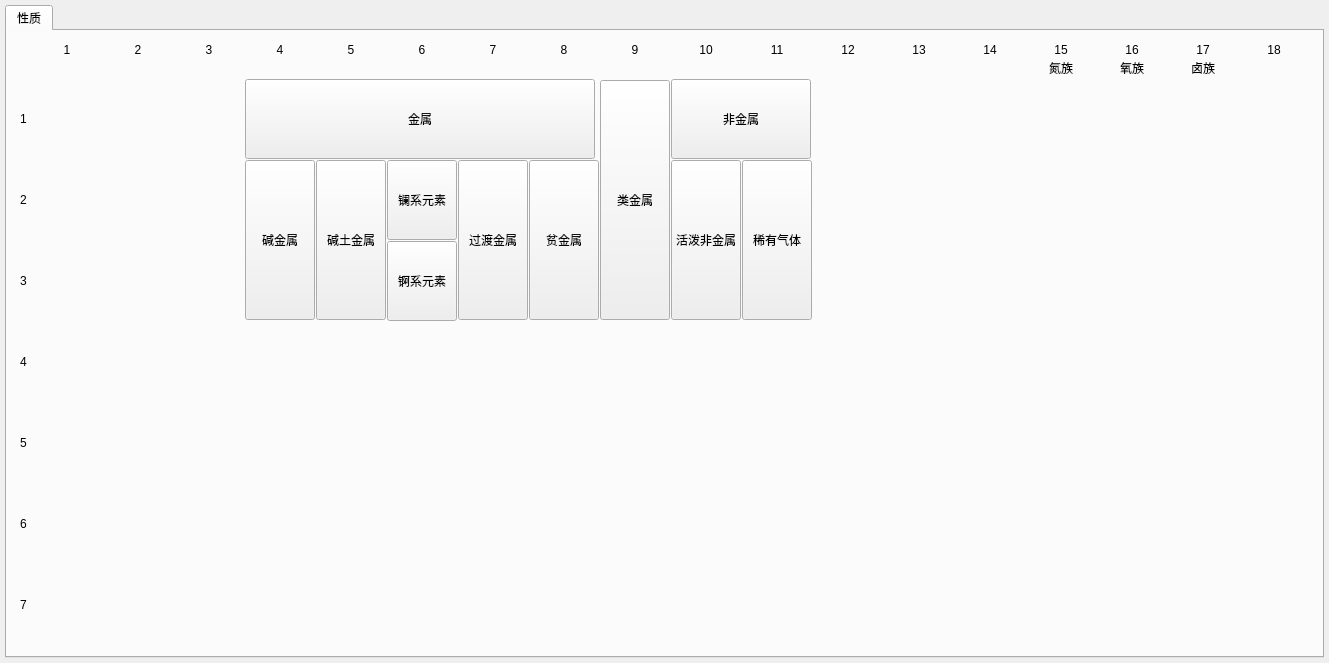
<?xml version="1.0" encoding="UTF-8"?>
<ui version="4.0">
 <class>MainWindow</class>
 <widget class="QMainWindow" name="MainWindow">
  <property name="geometry">
   <rect>
    <x>0</x>
    <y>0</y>
    <width>1329</width>
    <height>663</height>
   </rect>
  </property>
  <property name="windowTitle">
   <string>元素周期表</string>
  </property>
  <property name="styleSheet">
   <string notr="true">*{
	font: 12pt &quot;微软雅黑&quot;;
}</string>
  </property>
  <widget class="QWidget" name="centralwidget">
   <layout class="QVBoxLayout" name="verticalLayout">
    <property name="sizeConstraint">
     <enum>QLayout::SetDefaultConstraint</enum>
    </property>
    <property name="leftMargin">
     <number>5</number>
    </property>
    <property name="topMargin">
     <number>5</number>
    </property>
    <property name="rightMargin">
     <number>5</number>
    </property>
    <property name="bottomMargin">
     <number>5</number>
    </property>
    <item>
     <widget class="QTabWidget" name="tabWidget">
      <property name="currentIndex">
       <number>0</number>
      </property>
      <widget class="QWidget" name="nature_tab">
       <attribute name="title">
        <string notr="true">性质</string>
       </attribute>
       <layout class="QVBoxLayout" name="verticalLayout_2">
        <property name="sizeConstraint">
         <enum>QLayout::SetDefaultConstraint</enum>
        </property>
        <item>
         <layout class="QGridLayout" name="gridLayout" rowstretch="1,0,0,0,0,0,0,0,0" columnstretch="1,0,0,0,0,0,0,0,0,0,0,0,0,0,0,0,0,0,0">
          <property name="sizeConstraint">
           <enum>QLayout::SetFixedSize</enum>
          </property>
          <property name="spacing">
           <number>1</number>
          </property>
          <item row="0" column="8">
           <widget class="QLabel" name="group_7">
            <property name="minimumSize">
             <size>
              <width>70</width>
              <height>15</height>
             </size>
            </property>
            <property name="maximumSize">
             <size>
              <width>70</width>
              <height>15</height>
             </size>
            </property>
            <property name="text">
             <string>8</string>
            </property>
            <property name="alignment">
             <set>Qt::AlignCenter</set>
            </property>
           </widget>
          </item>
          <item row="0" column="11">
           <widget class="QLabel" name="group_11">
            <property name="minimumSize">
             <size>
              <width>70</width>
              <height>15</height>
             </size>
            </property>
            <property name="maximumSize">
             <size>
              <width>70</width>
              <height>15</height>
             </size>
            </property>
            <property name="text">
             <string>11</string>
            </property>
            <property name="alignment">
             <set>Qt::AlignCenter</set>
            </property>
           </widget>
          </item>
          <item row="0" column="13">
           <widget class="QLabel" name="group_13">
            <property name="minimumSize">
             <size>
              <width>70</width>
              <height>15</height>
             </size>
            </property>
            <property name="maximumSize">
             <size>
              <width>70</width>
              <height>15</height>
             </size>
            </property>
            <property name="text">
             <string>13</string>
            </property>
            <property name="alignment">
             <set>Qt::AlignCenter</set>
            </property>
           </widget>
          </item>
          <item row="0" column="4">
           <widget class="QLabel" name="group_4">
            <property name="minimumSize">
             <size>
              <width>70</width>
              <height>15</height>
             </size>
            </property>
            <property name="maximumSize">
             <size>
              <width>70</width>
              <height>15</height>
             </size>
            </property>
            <property name="text">
             <string>4</string>
            </property>
            <property name="alignment">
             <set>Qt::AlignCenter</set>
            </property>
           </widget>
          </item>
          <item row="0" column="6">
           <widget class="QLabel" name="group_8">
            <property name="minimumSize">
             <size>
              <width>70</width>
              <height>15</height>
             </size>
            </property>
            <property name="maximumSize">
             <size>
              <width>70</width>
              <height>15</height>
             </size>
            </property>
            <property name="text">
             <string>6</string>
            </property>
            <property name="alignment">
             <set>Qt::AlignCenter</set>
            </property>
           </widget>
          </item>
          <item row="0" column="18">
           <widget class="QLabel" name="group_18">
            <property name="minimumSize">
             <size>
              <width>70</width>
              <height>15</height>
             </size>
            </property>
            <property name="maximumSize">
             <size>
              <width>70</width>
              <height>15</height>
             </size>
            </property>
            <property name="text">
             <string>18</string>
            </property>
            <property name="alignment">
             <set>Qt::AlignCenter</set>
            </property>
           </widget>
          </item>
          <item row="3" column="0">
           <widget class="QLabel" name="periodic_2">
            <property name="minimumSize">
             <size>
              <width>15</width>
              <height>80</height>
             </size>
            </property>
            <property name="maximumSize">
             <size>
              <width>15</width>
              <height>80</height>
             </size>
            </property>
            <property name="text">
             <string>2</string>
            </property>
            <property name="alignment">
             <set>Qt::AlignCenter</set>
            </property>
           </widget>
          </item>
          <item row="0" column="17">
           <widget class="QLabel" name="group_17">
            <property name="minimumSize">
             <size>
              <width>70</width>
              <height>15</height>
             </size>
            </property>
            <property name="maximumSize">
             <size>
              <width>70</width>
              <height>15</height>
             </size>
            </property>
            <property name="text">
             <string>17</string>
            </property>
            <property name="alignment">
             <set>Qt::AlignCenter</set>
            </property>
           </widget>
          </item>
          <item row="1" column="16">
           <widget class="QLabel" name="chalcogen_label">
            <property name="minimumSize">
             <size>
              <width>0</width>
              <height>15</height>
             </size>
            </property>
            <property name="maximumSize">
             <size>
              <width>16777215</width>
              <height>20</height>
             </size>
            </property>
            <property name="text">
             <string>氧族</string>
            </property>
            <property name="alignment">
             <set>Qt::AlignCenter</set>
            </property>
           </widget>
          </item>
          <item row="0" column="12">
           <widget class="QLabel" name="label_18">
            <property name="minimumSize">
             <size>
              <width>70</width>
              <height>15</height>
             </size>
            </property>
            <property name="maximumSize">
             <size>
              <width>70</width>
              <height>15</height>
             </size>
            </property>
            <property name="text">
             <string>12</string>
            </property>
            <property name="alignment">
             <set>Qt::AlignCenter</set>
            </property>
           </widget>
          </item>
          <item row="0" column="5">
           <widget class="QLabel" name="group_5">
            <property name="minimumSize">
             <size>
              <width>70</width>
              <height>15</height>
             </size>
            </property>
            <property name="maximumSize">
             <size>
              <width>70</width>
              <height>15</height>
             </size>
            </property>
            <property name="text">
             <string>5</string>
            </property>
            <property name="alignment">
             <set>Qt::AlignCenter</set>
            </property>
           </widget>
          </item>
          <item row="0" column="14">
           <widget class="QLabel" name="group_14">
            <property name="minimumSize">
             <size>
              <width>70</width>
              <height>15</height>
             </size>
            </property>
            <property name="maximumSize">
             <size>
              <width>70</width>
              <height>15</height>
             </size>
            </property>
            <property name="text">
             <string>14</string>
            </property>
            <property name="alignment">
             <set>Qt::AlignCenter</set>
            </property>
           </widget>
          </item>
          <item row="0" column="2">
           <widget class="QLabel" name="group_2">
            <property name="minimumSize">
             <size>
              <width>70</width>
              <height>15</height>
             </size>
            </property>
            <property name="maximumSize">
             <size>
              <width>70</width>
              <height>15</height>
             </size>
            </property>
            <property name="text">
             <string>2</string>
            </property>
            <property name="alignment">
             <set>Qt::AlignCenter</set>
            </property>
           </widget>
          </item>
          <item row="1" column="15">
           <widget class="QLabel" name="nitrogen_group_label">
            <property name="minimumSize">
             <size>
              <width>0</width>
              <height>15</height>
             </size>
            </property>
            <property name="maximumSize">
             <size>
              <width>16777215</width>
              <height>20</height>
             </size>
            </property>
            <property name="text">
             <string>氮族</string>
            </property>
            <property name="alignment">
             <set>Qt::AlignCenter</set>
            </property>
           </widget>
          </item>
          <item row="0" column="15">
           <widget class="QLabel" name="group_15">
            <property name="minimumSize">
             <size>
              <width>70</width>
              <height>15</height>
             </size>
            </property>
            <property name="maximumSize">
             <size>
              <width>70</width>
              <height>15</height>
             </size>
            </property>
            <property name="text">
             <string>15</string>
            </property>
            <property name="alignment">
             <set>Qt::AlignCenter</set>
            </property>
           </widget>
          </item>
          <item row="2" column="0">
           <widget class="QLabel" name="periodic_1">
            <property name="minimumSize">
             <size>
              <width>15</width>
              <height>80</height>
             </size>
            </property>
            <property name="maximumSize">
             <size>
              <width>15</width>
              <height>80</height>
             </size>
            </property>
            <property name="text">
             <string>1</string>
            </property>
            <property name="alignment">
             <set>Qt::AlignCenter</set>
            </property>
           </widget>
          </item>
          <item row="0" column="10">
           <widget class="QLabel" name="group_10">
            <property name="minimumSize">
             <size>
              <width>70</width>
              <height>15</height>
             </size>
            </property>
            <property name="maximumSize">
             <size>
              <width>70</width>
              <height>15</height>
             </size>
            </property>
            <property name="text">
             <string>10</string>
            </property>
            <property name="alignment">
             <set>Qt::AlignCenter</set>
            </property>
           </widget>
          </item>
          <item row="0" column="16">
           <widget class="QLabel" name="group_16">
            <property name="minimumSize">
             <size>
              <width>70</width>
              <height>15</height>
             </size>
            </property>
            <property name="maximumSize">
             <size>
              <width>70</width>
              <height>15</height>
             </size>
            </property>
            <property name="text">
             <string>16</string>
            </property>
            <property name="alignment">
             <set>Qt::AlignCenter</set>
            </property>
           </widget>
          </item>
          <item row="4" column="0">
           <widget class="QLabel" name="periodic_3">
            <property name="minimumSize">
             <size>
              <width>15</width>
              <height>80</height>
             </size>
            </property>
            <property name="maximumSize">
             <size>
              <width>15</width>
              <height>80</height>
             </size>
            </property>
            <property name="text">
             <string>3</string>
            </property>
            <property name="alignment">
             <set>Qt::AlignCenter</set>
            </property>
           </widget>
          </item>
          <item row="0" column="1">
           <widget class="QLabel" name="group_1">
            <property name="minimumSize">
             <size>
              <width>70</width>
              <height>15</height>
             </size>
            </property>
            <property name="maximumSize">
             <size>
              <width>70</width>
              <height>15</height>
             </size>
            </property>
            <property name="text">
             <string>1</string>
            </property>
            <property name="alignment">
             <set>Qt::AlignCenter</set>
            </property>
           </widget>
          </item>
          <item row="1" column="17">
           <widget class="QLabel" name="halogen_label">
            <property name="minimumSize">
             <size>
              <width>0</width>
              <height>15</height>
             </size>
            </property>
            <property name="maximumSize">
             <size>
              <width>16777215</width>
              <height>20</height>
             </size>
            </property>
            <property name="text">
             <string>卤族</string>
            </property>
            <property name="alignment">
             <set>Qt::AlignCenter</set>
            </property>
           </widget>
          </item>
          <item row="5" column="0">
           <widget class="QLabel" name="periodic_4">
            <property name="minimumSize">
             <size>
              <width>15</width>
              <height>80</height>
             </size>
            </property>
            <property name="maximumSize">
             <size>
              <width>15</width>
              <height>80</height>
             </size>
            </property>
            <property name="text">
             <string>4</string>
            </property>
            <property name="alignment">
             <set>Qt::AlignCenter</set>
            </property>
           </widget>
          </item>
          <item row="0" column="9">
           <widget class="QLabel" name="group_9">
            <property name="minimumSize">
             <size>
              <width>70</width>
              <height>15</height>
             </size>
            </property>
            <property name="maximumSize">
             <size>
              <width>70</width>
              <height>15</height>
             </size>
            </property>
            <property name="text">
             <string>9</string>
            </property>
            <property name="alignment">
             <set>Qt::AlignCenter</set>
            </property>
           </widget>
          </item>
          <item row="7" column="0">
           <widget class="QLabel" name="periodic_6">
            <property name="minimumSize">
             <size>
              <width>15</width>
              <height>80</height>
             </size>
            </property>
            <property name="maximumSize">
             <size>
              <width>15</width>
              <height>80</height>
             </size>
            </property>
            <property name="text">
             <string>6</string>
            </property>
            <property name="alignment">
             <set>Qt::AlignCenter</set>
            </property>
           </widget>
          </item>
          <item row="6" column="0">
           <widget class="QLabel" name="periodic_5">
            <property name="minimumSize">
             <size>
              <width>15</width>
              <height>80</height>
             </size>
            </property>
            <property name="maximumSize">
             <size>
              <width>15</width>
              <height>80</height>
             </size>
            </property>
            <property name="text">
             <string>5</string>
            </property>
            <property name="alignment">
             <set>Qt::AlignCenter</set>
            </property>
           </widget>
          </item>
          <item row="8" column="0">
           <widget class="QLabel" name="periodic_7">
            <property name="minimumSize">
             <size>
              <width>15</width>
              <height>80</height>
             </size>
            </property>
            <property name="maximumSize">
             <size>
              <width>15</width>
              <height>80</height>
             </size>
            </property>
            <property name="text">
             <string>7</string>
            </property>
            <property name="alignment">
             <set>Qt::AlignCenter</set>
            </property>
           </widget>
          </item>
          <item row="0" column="3">
           <widget class="QLabel" name="group_3">
            <property name="minimumSize">
             <size>
              <width>70</width>
              <height>15</height>
             </size>
            </property>
            <property name="maximumSize">
             <size>
              <width>70</width>
              <height>15</height>
             </size>
            </property>
            <property name="text">
             <string>3</string>
            </property>
            <property name="alignment">
             <set>Qt::AlignCenter</set>
            </property>
           </widget>
          </item>
          <item row="0" column="7">
           <widget class="QLabel" name="group_6">
            <property name="minimumSize">
             <size>
              <width>70</width>
              <height>15</height>
             </size>
            </property>
            <property name="maximumSize">
             <size>
              <width>70</width>
              <height>15</height>
             </size>
            </property>
            <property name="text">
             <string>7</string>
            </property>
            <property name="alignment">
             <set>Qt::AlignCenter</set>
            </property>
           </widget>
          </item>
          <item row="2" column="4" colspan="5">
           <widget class="QPushButton" name="typeButton_metal">
            <property name="minimumSize">
             <size>
              <width>350</width>
              <height>80</height>
             </size>
            </property>
            <property name="maximumSize">
             <size>
              <width>350</width>
              <height>80</height>
             </size>
            </property>
            <property name="text">
             <string>金属</string>
            </property>
           </widget>
          </item>
          <item row="2" column="9" rowspan="3">
           <widget class="QPushButton" name="typeButton_metalloid">
            <property name="minimumSize">
             <size>
              <width>70</width>
              <height>240</height>
             </size>
            </property>
            <property name="maximumSize">
             <size>
              <width>70</width>
              <height>240</height>
             </size>
            </property>
            <property name="text">
             <string>类金属</string>
            </property>
           </widget>
          </item>
          <item row="2" column="10" colspan="2">
           <widget class="QPushButton" name="typeButton_non_metal">
            <property name="minimumSize">
             <size>
              <width>140</width>
              <height>80</height>
             </size>
            </property>
            <property name="maximumSize">
             <size>
              <width>140</width>
              <height>80</height>
             </size>
            </property>
            <property name="text">
             <string>非金属</string>
            </property>
           </widget>
          </item>
          <item row="3" column="4" rowspan="2">
           <widget class="QPushButton" name="typeButton_alkalis">
            <property name="minimumSize">
             <size>
              <width>70</width>
              <height>160</height>
             </size>
            </property>
            <property name="maximumSize">
             <size>
              <width>70</width>
              <height>160</height>
             </size>
            </property>
            <property name="text">
             <string>碱金属</string>
            </property>
           </widget>
          </item>
          <item row="3" column="5" rowspan="2">
           <widget class="QPushButton" name="typeButton_alkaline_earth">
            <property name="minimumSize">
             <size>
              <width>70</width>
              <height>160</height>
             </size>
            </property>
            <property name="maximumSize">
             <size>
              <width>70</width>
              <height>160</height>
             </size>
            </property>
            <property name="text">
             <string>碱土金属</string>
            </property>
           </widget>
          </item>
          <item row="3" column="6">
           <widget class="QPushButton" name="typeButton_Las">
            <property name="minimumSize">
             <size>
              <width>70</width>
              <height>80</height>
             </size>
            </property>
            <property name="maximumSize">
             <size>
              <width>70</width>
              <height>80</height>
             </size>
            </property>
            <property name="text">
             <string>镧系元素</string>
            </property>
           </widget>
          </item>
          <item row="4" column="6">
           <widget class="QPushButton" name="typeButton_Acs">
            <property name="minimumSize">
             <size>
              <width>70</width>
              <height>80</height>
             </size>
            </property>
            <property name="maximumSize">
             <size>
              <width>70</width>
              <height>80</height>
             </size>
            </property>
            <property name="text">
             <string>锕系元素</string>
            </property>
           </widget>
          </item>
          <item row="3" column="7" rowspan="2">
           <widget class="QPushButton" name="typeButton_transition">
            <property name="minimumSize">
             <size>
              <width>70</width>
              <height>160</height>
             </size>
            </property>
            <property name="maximumSize">
             <size>
              <width>70</width>
              <height>160</height>
             </size>
            </property>
            <property name="text">
             <string>过渡金属</string>
            </property>
           </widget>
          </item>
          <item row="3" column="8" rowspan="2">
           <widget class="QPushButton" name="typeButton_poor">
            <property name="minimumSize">
             <size>
              <width>70</width>
              <height>160</height>
             </size>
            </property>
            <property name="maximumSize">
             <size>
              <width>70</width>
              <height>160</height>
             </size>
            </property>
            <property name="text">
             <string>贫金属</string>
            </property>
           </widget>
          </item>
          <item row="3" column="10" rowspan="2">
           <widget class="QPushButton" name="typeButton_active_non_metal">
            <property name="minimumSize">
             <size>
              <width>70</width>
              <height>160</height>
             </size>
            </property>
            <property name="maximumSize">
             <size>
              <width>70</width>
              <height>160</height>
             </size>
            </property>
            <property name="text">
             <string>活泼非金属</string>
            </property>
           </widget>
          </item>
          <item row="3" column="11" rowspan="2">
           <widget class="QPushButton" name="typeButton_noble_gas">
            <property name="minimumSize">
             <size>
              <width>70</width>
              <height>160</height>
             </size>
            </property>
            <property name="maximumSize">
             <size>
              <width>70</width>
              <height>160</height>
             </size>
            </property>
            <property name="text">
             <string>稀有气体</string>
            </property>
           </widget>
          </item>
         </layout>
        </item>
       </layout>
      </widget>
     </widget>
    </item>
   </layout>
  </widget>
 </widget>
 <resources/>
 <connections/>
</ui>
